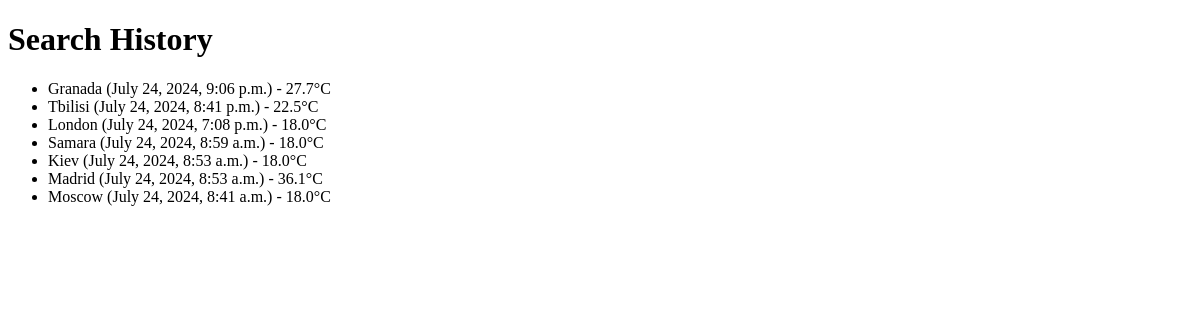
Page /search_history/ (signed in) on the earlier database version.
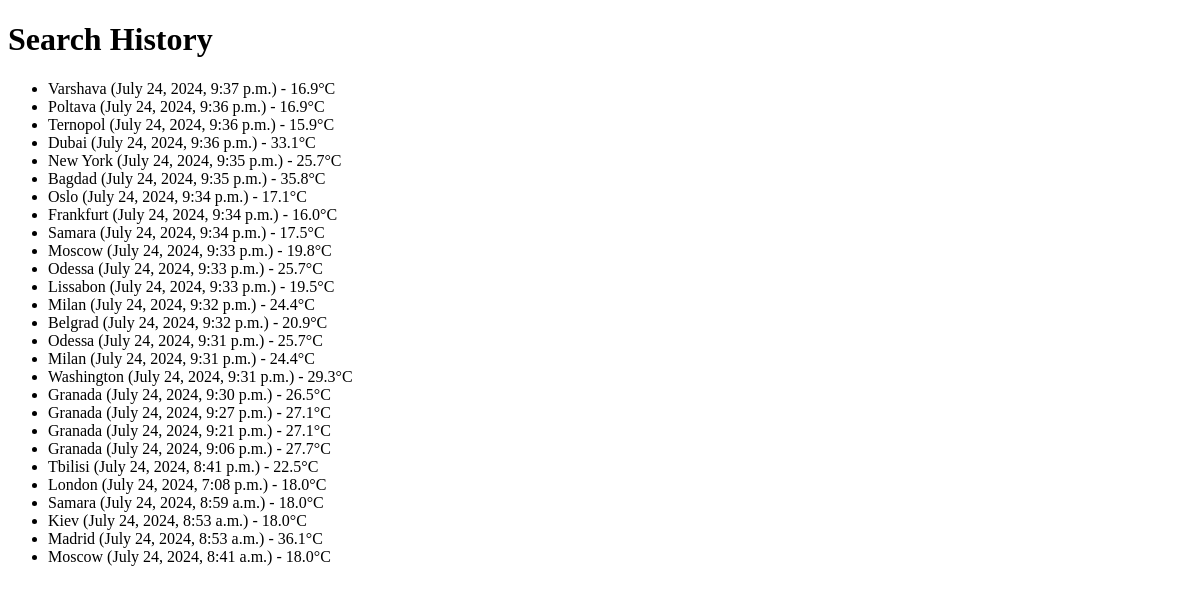
Same page on the later database version.
### weather/models.py (models this page shows, shortened)
class CitySearchHistory(models.Model):
    user = models.ForeignKey(User, on_delete=models.CASCADE)
    city = models.CharField(max_length=100)
    search_date = models.DateTimeField(auto_now_add=True)
    search_count = models.IntegerField(default=0)
    last_searched = models.DateTimeField(auto_now=True)
    temperature = models.FloatField(default=18.0)

### weather/views.py (the view)
# urls.py: path('search_history/', search_history, name='search_history'),
@login_required
def search_history(request):
    history = CitySearchHistory.objects.filter(user=request.user).order_by('-search_date')
    return render(request, 'search_history.html', {'history': history})

### weather/templates/search_history.html (shortened to what this page needs)
<!DOCTYPE html>
<html>
<head>
</head>
<body>
    <h1>Search History</h1>
    <ul>
        {% for item in history %}
            <li>{{ item.city }} ({{ item.search_date }}) - {{ item.temperature }}°C</li>
        {% endfor %}
    </ul>
</body>
</html>

Differences in the rows shown:
added CitySearchHistory: city "Varshava", search_date "July 24, 2024, 9:37 p.m.", temperature "16.9"
added CitySearchHistory: city "Poltava", search_date "July 24, 2024, 9:36 p.m.", temperature "16.9"
added CitySearchHistory: city "Ternopol", search_date "July 24, 2024, 9:36 p.m.", temperature "15.9"
added CitySearchHistory: city "Dubai", search_date "July 24, 2024, 9:36 p.m.", temperature "33.1"
added CitySearchHistory: city "New York", search_date "July 24, 2024, 9:35 p.m.", temperature "25.7"
added CitySearchHistory: city "Bagdad", search_date "July 24, 2024, 9:35 p.m.", temperature "35.8"
added CitySearchHistory: city "Oslo", search_date "July 24, 2024, 9:34 p.m.", temperature "17.1"
added CitySearchHistory: city "Frankfurt", search_date "July 24, 2024, 9:34 p.m.", temperature "16.0"
added CitySearchHistory: city "Samara", search_date "July 24, 2024, 9:34 p.m.", temperature "17.5"
added CitySearchHistory: city "Moscow", search_date "July 24, 2024, 9:33 p.m.", temperature "19.8"
added CitySearchHistory: city "Odessa", search_date "July 24, 2024, 9:33 p.m.", temperature "25.7"
added CitySearchHistory: city "Lissabon", search_date "July 24, 2024, 9:33 p.m.", temperature "19.5"
added CitySearchHistory: city "Milan", search_date "July 24, 2024, 9:32 p.m.", temperature "24.4"
added CitySearchHistory: city "Belgrad", search_date "July 24, 2024, 9:32 p.m.", temperature "20.9"
added CitySearchHistory: city "Odessa", search_date "July 24, 2024, 9:31 p.m.", temperature "25.7"
added CitySearchHistory: city "Milan", search_date "July 24, 2024, 9:31 p.m.", temperature "24.4"
added CitySearchHistory: city "Washington", search_date "July 24, 2024, 9:31 p.m.", temperature "29.3"
added CitySearchHistory: city "Granada", search_date "July 24, 2024, 9:30 p.m.", temperature "26.5"
added CitySearchHistory: city "Granada", search_date "July 24, 2024, 9:27 p.m.", temperature "27.1"
added CitySearchHistory: city "Granada", search_date "July 24, 2024, 9:21 p.m.", temperature "27.1"
